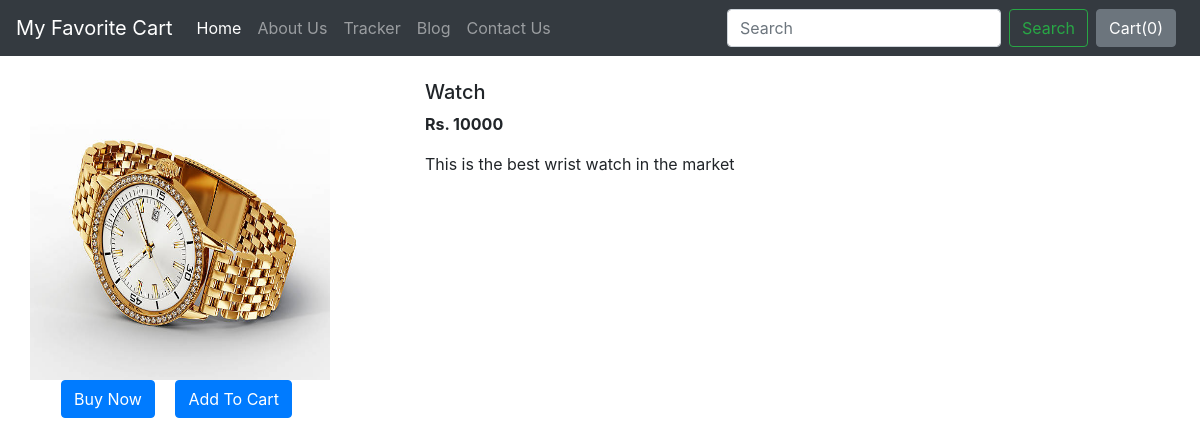
The page /shop/products/1 on the database its author committed.
### shop/models.py (models this page shows, shortened)
class Product(models.Model):
    product_id = models.AutoField
    product_name = models.CharField(max_length=100)
    category = models.CharField(max_length=100, default="")
    subcategory = models.CharField(max_length=100, default="")
    price = models.IntegerField(default=0)
    desc = models.CharField(max_length=3000)
    pub_date = models.DateField()
    image = models.ImageField(upload_to="shop/images", default="")

### shop/views.py (the view)
# urls.py: path("products/<int:myid>",views.productView, name="ProductView"),
def productView(request, myid):
    product = Product.objects.filter(id=myid)
    return render(request, 'shop/prodView.html', {'product':product[0]})

### shop/templates/shop/prodView.html (shortened to what this page needs)
{% extends 'shop/base.html' %}
{% block body %}
<div class="container my-4">
    <div class="row">
        <div class="col-md-4">
            <div class="row">
                <img src="/media/{{product.image}}" width="300px" height="300px" alt="Image not found!" srcset="">
            </div>
            <div class="btn btn-primary mx-3">Buy Now</div>
            <div class="btn btn-primary">Add To Cart</div>
        </div>
        <div class="col-md-8">
            <h5>{{product.product_name}}</h5>
            <p><b>Rs. {{product.price}}</b></p>
            <p>{{product.desc}}</p>
        </div>
    </div>
</div>
{% endblock %}

### rows shown on the page
Product: image (picture), product_name "Watch", price "10000", desc "This is the best wrist watch in the market"
